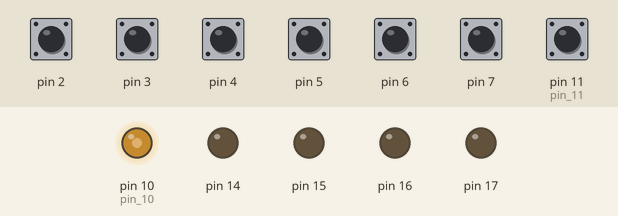
The sketch below on a simulated Arduino Uno, built with avr-gcc and run on an emulated ATmega328P. On the bench: output pins drawn as LEDs (lit = HIGH). The inputs (shaded band) are chosen by the test bench; at power-on: pin 2–7, pin 11 (pin_11) HIGH.

Above: at 0.8 s.
0.9 s: pin 11 (pin_11) pulled LOW for 0.15 s
At 1.0 s:
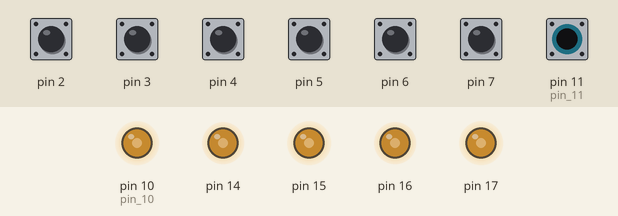
At 1.8 s:
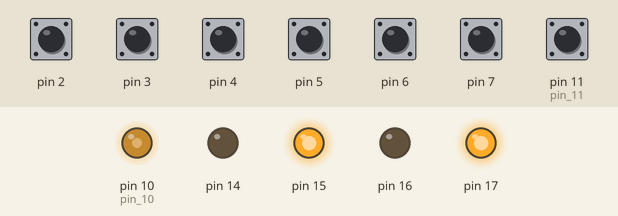
Timing chart, 0 to 3.9 s (numbered marks = the images above; inputs shaded):
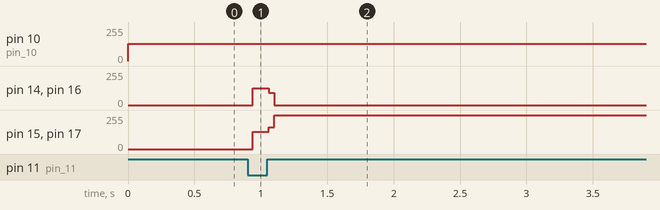

Measured:
- after the input at 0.9 s, pin 14, pin 16: 0/255 → 124/255 at once, → 0/255 0.12 s later; pin 15, pin 17: 0/255 → 131/255 at once, → 255/255 0.12 s later

The sketch:

Nano_TinyLev.ino
```cpp
#include <avr/sleep.h>
#include <avr/power.h>

#define N_PORTS 1
#define N_DIVS 24

#define WAIT_LOT(a) __asm__ __volatile__ ("nop"); __asm__ __volatile__ ("nop"); __asm__ __volatile__ ("nop");  __asm__ __volatile__ ("nop"); __asm__ __volatile__ ("nop");__asm__ __volatile__ ("nop"); __asm__ __volatile__ ("nop");__asm__ __volatile__ ("nop"); __asm__ __volatile__ ("nop");  __asm__ __volatile__ ("nop"); __asm__ __volatile__ ("nop");__asm__ __volatile__ ("nop");  __asm__ __volatile__ ("nop");  __asm__ __volatile__ ("nop")
#define WAIT_MID(a) __asm__ __volatile__ ("nop"); __asm__ __volatile__ ("nop"); __asm__ __volatile__ ("nop");  __asm__ __volatile__ ("nop"); __asm__ __volatile__ ("nop");__asm__ __volatile__ ("nop"); __asm__ __volatile__ ("nop");__asm__ __volatile__ ("nop"); __asm__ __volatile__ ("nop"); __asm__ __volatile__ ("nop"); __asm__ __volatile__ ("nop"); __asm__ __volatile__ ("nop"); __asm__ __volatile__ ("nop")
#define WAIT_LIT(a) __asm__ __volatile__ ("nop"); __asm__ __volatile__ ("nop"); __asm__ __volatile__ ("nop");  __asm__ __volatile__ ("nop"); __asm__ __volatile__ ("nop");  __asm__ __volatile__ ("nop");  __asm__ __volatile__ ("nop");  __asm__ __volatile__ ("nop");  __asm__ __volatile__ ("nop")


#define OUTPUT_WAVE(pointer, d)  PORTC = pointer[d*N_PORTS + 0]

#define N_BUTTONS 6
//half a second
#define STEP_SIZE 1
#define BUTTON_SENS 2500
#define N_FRAMES 24

static byte frame = 0;
static byte animation[N_FRAMES][N_DIVS] =
{{0x5,0x5,0x5,0x5,0x5,0x5,0x5,0x5,0x5,0x5,0x5,0x5,0xa,0xa,0xa,0xa,0xa,0xa,0xa,0xa,0xa,0xa,0xa,0xa},
{0x9,0x5,0x5,0x5,0x5,0x5,0x5,0x5,0x5,0x5,0x5,0x5,0x6,0xa,0xa,0xa,0xa,0xa,0xa,0xa,0xa,0xa,0xa,0xa},
{0x9,0x9,0x5,0x5,0x5,0x5,0x5,0x5,0x5,0x5,0x5,0x5,0x6,0x6,0xa,0xa,0xa,0xa,0xa,0xa,0xa,0xa,0xa,0xa},
{0x9,0x9,0x9,0x5,0x5,0x5,0x5,0x5,0x5,0x5,0x5,0x5,0x6,0x6,0x6,0xa,0xa,0xa,0xa,0xa,0xa,0xa,0xa,0xa},
{0x9,0x9,0x9,0x9,0x5,0x5,0x5,0x5,0x5,0x5,0x5,0x5,0x6,0x6,0x6,0x6,0xa,0xa,0xa,0xa,0xa,0xa,0xa,0xa},
{0x9,0x9,0x9,0x9,0x9,0x5,0x5,0x5,0x5,0x5,0x5,0x5,0x6,0x6,0x6,0x6,0x6,0xa,0xa,0xa,0xa,0xa,0xa,0xa},
{0x9,0x9,0x9,0x9,0x9,0x9,0x5,0x5,0x5,0x5,0x5,0x5,0x6,0x6,0x6,0x6,0x6,0x6,0xa,0xa,0xa,0xa,0xa,0xa},
{0x9,0x9,0x9,0x9,0x9,0x9,0x9,0x5,0x5,0x5,0x5,0x5,0x6,0x6,0x6,0x6,0x6,0x6,0x6,0xa,0xa,0xa,0xa,0xa},
{0x9,0x9,0x9,0x9,0x9,0x9,0x9,0x9,0x5,0x5,0x5,0x5,0x6,0x6,0x6,0x6,0x6,0x6,0x6,0x6,0xa,0xa,0xa,0xa},
{0x9,0x9,0x9,0x9,0x9,0x9,0x9,0x9,0x9,0x5,0x5,0x5,0x6,0x6,0x6,0x6,0x6,0x6,0x6,0x6,0x6,0xa,0xa,0xa},
{0x9,0x9,0x9,0x9,0x9,0x9,0x9,0x9,0x9,0x9,0x5,0x5,0x6,0x6,0x6,0x6,0x6,0x6,0x6,0x6,0x6,0x6,0xa,0xa},
{0x9,0x9,0x9,0x9,0x9,0x9,0x9,0x9,0x9,0x9,0x9,0x5,0x6,0x6,0x6,0x6,0x6,0x6,0x6,0x6,0x6,0x6,0x6,0xa},
{0x9,0x9,0x9,0x9,0x9,0x9,0x9,0x9,0x9,0x9,0x9,0x9,0x6,0x6,0x6,0x6,0x6,0x6,0x6,0x6,0x6,0x6,0x6,0x6},
{0x5,0x9,0x9,0x9,0x9,0x9,0x9,0x9,0x9,0x9,0x9,0x9,0xa,0x6,0x6,0x6,0x6,0x6,0x6,0x6,0x6,0x6,0x6,0x6},
{0x5,0x5,0x9,0x9,0x9,0x9,0x9,0x9,0x9,0x9,0x9,0x9,0xa,0xa,0x6,0x6,0x6,0x6,0x6,0x6,0x6,0x6,0x6,0x6},
{0x5,0x5,0x5,0x9,0x9,0x9,0x9,0x9,0x9,0x9,0x9,0x9,0xa,0xa,0xa,0x6,0x6,0x6,0x6,0x6,0x6,0x6,0x6,0x6},
{0x5,0x5,0x5,0x5,0x9,0x9,0x9,0x9,0x9,0x9,0x9,0x9,0xa,0xa,0xa,0xa,0x6,0x6,0x6,0x6,0x6,0x6,0x6,0x6},
{0x5,0x5,0x5,0x5,0x5,0x9,0x9,0x9,0x9,0x9,0x9,0x9,0xa,0xa,0xa,0xa,0xa,0x6,0x6,0x6,0x6,0x6,0x6,0x6},
{0x5,0x5,0x5,0x5,0x5,0x5,0x9,0x9,0x9,0x9,0x9,0x9,0xa,0xa,0xa,0xa,0xa,0xa,0x6,0x6,0x6,0x6,0x6,0x6},
{0x5,0x5,0x5,0x5,0x5,0x5,0x5,0x9,0x9,0x9,0x9,0x9,0xa,0xa,0xa,0xa,0xa,0xa,0xa,0x6,0x6,0x6,0x6,0x6},
{0x5,0x5,0x5,0x5,0x5,0x5,0x5,0x5,0x9,0x9,0x9,0x9,0xa,0xa,0xa,0xa,0xa,0xa,0xa,0xa,0x6,0x6,0x6,0x6},
{0x5,0x5,0x5,0x5,0x5,0x5,0x5,0x5,0x5,0x9,0x9,0x9,0xa,0xa,0xa,0xa,0xa,0xa,0xa,0xa,0xa,0x6,0x6,0x6},
{0x5,0x5,0x5,0x5,0x5,0x5,0x5,0x5,0x5,0x5,0x9,0x9,0xa,0xa,0xa,0xa,0xa,0xa,0xa,0xa,0xa,0xa,0x6,0x6},
{0x5,0x5,0x5,0x5,0x5,0x5,0x5,0x5,0x5,0x5,0x5,0x9,0xa,0xa,0xa,0xa,0xa,0xa,0xa,0xa,0xa,0xa,0xa,0x6}};


void setup()
{

/*
 for (int i = 0; i < (N_PORTS*N_DIVS); ++i){
    animation[frame][i] =  0;
  }

  for (int i = 0; i < (N_PORTS*N_DIVS/2); ++i){
     animation[frame][i] = 0b11111111;
  }

  for(int i = 0; i < N_DIVS; ++i){
    if (i % 2 == 0){
      animation[frame][i * N_PORTS] |= 0b00000001;
    }else{
      animation[frame][i * N_PORTS] &= 0b11111110;
    }
  }
*/
   DDRC = 0b00001111; //A0 to A3 are the signal outputs
   PORTC = 0b00000000;

   pinMode(10, OUTPUT); //pin 10 (B2) will generate a 40kHz signal to sync
   pinMode(11, INPUT_PULLUP); //pin 11 (B3) is the sync in
   //please connect pin 10 to pin 11

   for (int i = 2; i < 8; ++i){ //pin 2 to 7 (D2 to D7) are inputs for the buttons
    pinMode(i, INPUT_PULLUP);
   }

  // generate a sync signal of 40khz in pin 10
  noInterrupts();           // disable all interrupts
  TCCR1A = bit (WGM10) | bit (WGM11) | bit (COM1B1); // fast PWM, clear OC1B on compare
  TCCR1B = bit (WGM12) | bit (WGM13) | bit (CS10);   // fast PWM, no prescaler
  OCR1A =  (F_CPU / 40000L) - 1;
  OCR1B = (F_CPU / 40000L) / 2;
  interrupts();             // enable all interrupts

  // disable everything that we do not need
  ADCSRA = 0;  // ADC
  power_adc_disable ();
  power_spi_disable();
  power_twi_disable();
  power_timer0_disable();
  //power_usart0_disable();
  Serial.begin(115200);

 byte* emittingPointer = &animation[frame][0];
 byte buttonsPort = 0;

 bool anyButtonPressed;
 bool buttonPressed[N_BUTTONS];
 short buttonCounter = 0;

  LOOP:
    while(PINB & 0b00001000); //wait for pin 11 (B3) to go low

    OUTPUT_WAVE(emittingPointer, 0); buttonsPort = PIND; WAIT_LIT();
    OUTPUT_WAVE(emittingPointer, 1); anyButtonPressed = (buttonsPort & 0b11111100) != 0b11111100; WAIT_MID();
    OUTPUT_WAVE(emittingPointer, 2); buttonPressed[0] = buttonsPort & 0b00000100; WAIT_MID();
    OUTPUT_WAVE(emittingPointer, 3); buttonPressed[1] = buttonsPort & 0b00001000; WAIT_MID();
    OUTPUT_WAVE(emittingPointer, 4); buttonPressed[2] = buttonsPort & 0b00010000; WAIT_MID();
    OUTPUT_WAVE(emittingPointer, 5); buttonPressed[3] = buttonsPort & 0b00100000; WAIT_MID();
    OUTPUT_WAVE(emittingPointer, 6); buttonPressed[4] = buttonsPort & 0b01000000; WAIT_MID();
    OUTPUT_WAVE(emittingPointer, 7); buttonPressed[5] = buttonsPort & 0b10000000; WAIT_MID();
    OUTPUT_WAVE(emittingPointer, 8); WAIT_LOT();
    OUTPUT_WAVE(emittingPointer, 9); WAIT_LOT();
    OUTPUT_WAVE(emittingPointer, 10); WAIT_LOT();
    OUTPUT_WAVE(emittingPointer, 11); WAIT_LOT();
    OUTPUT_WAVE(emittingPointer, 12); WAIT_LOT();
    OUTPUT_WAVE(emittingPointer, 13); WAIT_LOT();
    OUTPUT_WAVE(emittingPointer, 14); WAIT_LOT();
    OUTPUT_WAVE(emittingPointer, 15); WAIT_LOT();
    OUTPUT_WAVE(emittingPointer, 16); WAIT_LOT();
    OUTPUT_WAVE(emittingPointer, 17); WAIT_LOT();
    OUTPUT_WAVE(emittingPointer, 18); WAIT_LOT();
    OUTPUT_WAVE(emittingPointer, 19); WAIT_LOT();
    OUTPUT_WAVE(emittingPointer, 20); WAIT_LOT();
    OUTPUT_WAVE(emittingPointer, 21); WAIT_LOT();
    OUTPUT_WAVE(emittingPointer, 22); WAIT_LOT();
    OUTPUT_WAVE(emittingPointer, 23);


    if( anyButtonPressed ){
       ++buttonCounter;
       if (buttonCounter > BUTTON_SENS){
        buttonCounter = 0;

        if (! buttonPressed[0] ) {
          if( frame < STEP_SIZE ) {
            frame = N_FRAMES-1;
         }else{
            frame-=STEP_SIZE;
         }
        }
        else if (! buttonPressed[1] ) {
          if ( frame >= N_FRAMES-STEP_SIZE ) {
            frame = 0;
          }else {
            frame+=STEP_SIZE;
          }
       }else if (! buttonPressed[2] ) {
          frame = 0;
       }
        emittingPointer = & animation[frame][0];
       }
    }else {
      buttonCounter = 0;
    }

  goto LOOP;

}

void loop(){}
```
